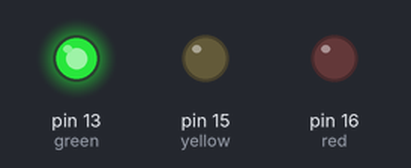
This program was run on a simulated Raspberry Pi (header pin numbers). On the bench: output pins drawn as LEDs (lit = HIGH).

Above: at 0.1 s.
At 0.9 s:
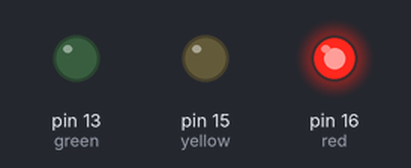
At 2.1 s:
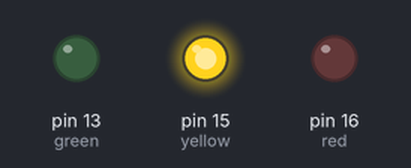
At 3.5 s:
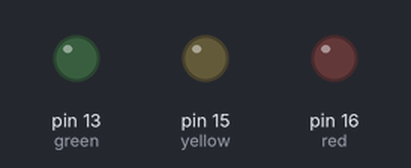
Timing chart, 0 to 3.8 s (numbered marks = the images above):
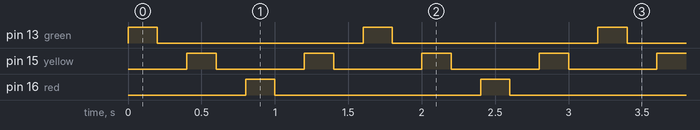

Measured:
- by itself, pin 13 (green), pin 16 (red): alternates HIGH for 0.20 s and LOW for 1.4 s
- by itself, pin 15 (yellow): alternates HIGH for 0.20 s and LOW for 0.60 s
- by itself, everything shown: repeats every 1.6 s, in 8 steps

The program:

run.py
```python
from time import sleep
import RPi.GPIO as GPIO

def setup():
    GPIO.cleanup()
    GPIO.setmode(GPIO.BOARD)

    for light in [green, yellow, red]:
        GPIO.setup(light, GPIO.OUT)
        GPIO.output(light, False)

def blink(light, t=0.2):
	GPIO.output(light, True)
	sleep(t)
	GPIO.output(light, False)
	sleep(t)

if __name__ == '__main__':
    green = 13
    yellow = 15
    red = 16

    setup()

    try:
        while True:
            blink(green)
            blink(yellow)
            blink(red)
            blink(yellow)
    except:
        GPIO.cleanup()
```
